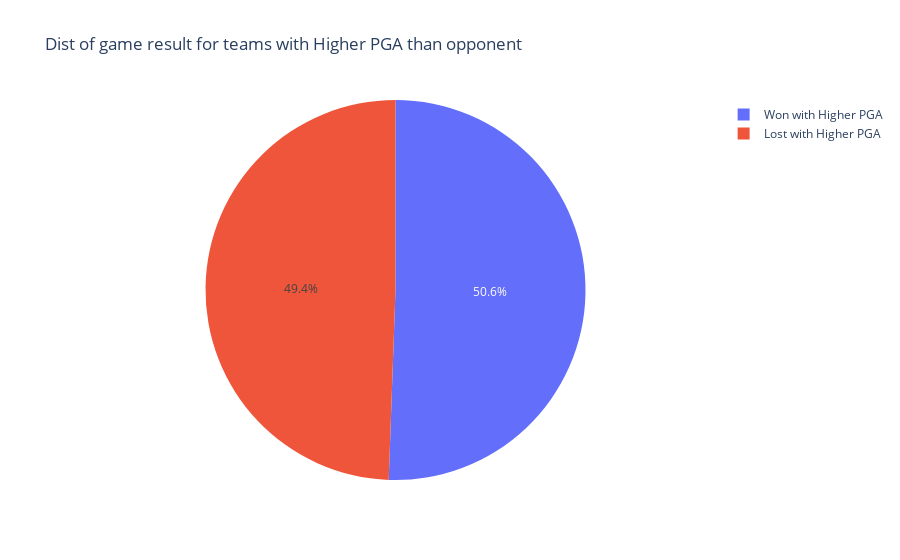

This figure's notebook cell:
### Code cell
import pandas as pd

df = df.sort_values(by=["gameid", "side"])
games = df.groupby("gameid")

win_higher_pga = 0
lose_higher_pga = 0

for gameid, group in games:
    if len(group) != 2:
        continue  # Skip if game data is incomplete

    team1, team2 = group.iloc[0], group.iloc[1]

    # Determine which team won
    if team1["result"] == 1:
        winner, loser = team1, team2
    else:
        winner, loser = team2, team1

    if winner["PGA"] > loser["PGA"]:
        win_higher_pga += 1
    elif loser["PGA"] > winner["PGA"]:
        lose_higher_pga += 1

labels = ["Won with Higher PGA", "Lost with Higher PGA"]
values = [win_higher_pga, lose_higher_pga]

fig = px.pie(
    names=labels, 
    values=values, 
    title="Dist of game result for teams with Higher PGA than opponent", 
)

fig.show()

"""
This visualization shows another 50/50 split. So, it looks like PGA doesnt have 
an affect on your wins/losses, if half of the teams are beating their opponent, while having less PGA
Then why did our distribution of winners have so many teams with PGA > 0? 

Well, when considering the number of champions per lane, usually about 20-30, and we're considering the top 5 counters, then
theres a 1/5 - 1/6 chance that a pick will counter an opponent. Additionally, it is very reasonable to say that a player 
will not want to play against their counter, leading to most players banning their counter. But lets see which variable affected PGA the most. 
"""

### Figure 1 — Plotly figure (JSON) as saved in the notebook; plotly's stock layout.template omitted (floating-point values rounded to 4 significant figures)
{"data": [{"domain": {"x": [0, 1], "y": [0, 1]}, "hovertemplate": "label=%{label}<br>value=%{value}<extra></extra>", "labels": ["Won with Higher PGA", "Lost with Higher PGA"], "legendgroup": "", "name": "", "showlegend": true, "type": "pie", "values": [30846, 30154]}], "layout": {"legend": {"tracegroupgap": 0}, "title": {"text": "Dist of game result for teams with Higher PGA than opponent"}}}
